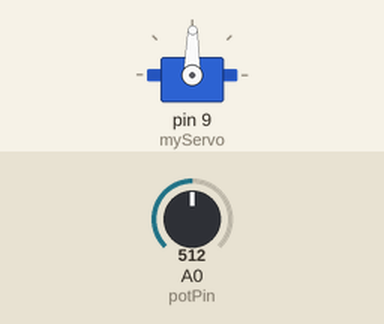
The sketch below on a simulated Arduino Uno, built with avr-gcc and run on an emulated ATmega328P. Shown: servo. The test bench sets the inputs (shaded band); at power-on: A0 (potPin) = 512. What the sketch prints to the serial monitor is not drawn.

Above: at 1.2 s.
1.3 s: A0 (potPin) set to 553
At 2.2 s:
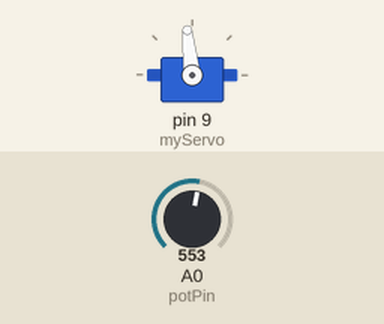
3.3 s: A0 (potPin) set to 585
At 4.5 s:
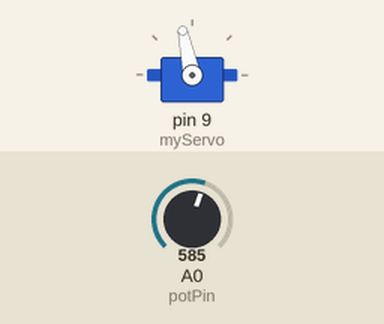
4.8 s: A0 (potPin) set to 306
At 5.5 s:
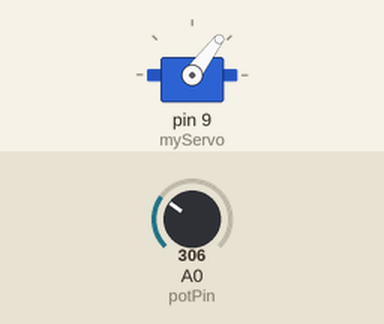
6.3 s: A0 (potPin) set to 107
At 6.7 s:
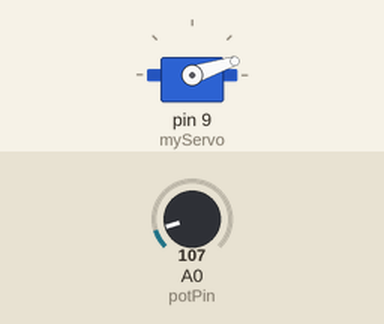
7.8 s: A0 (potPin) set to 91
At 9.0 s:
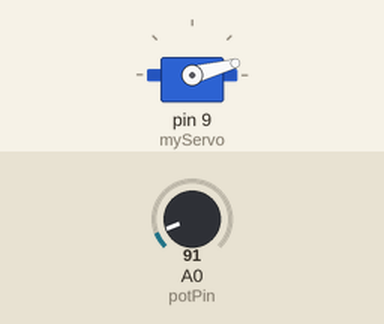
9.6 s: A0 (potPin) set to 122
At 11.1 s:
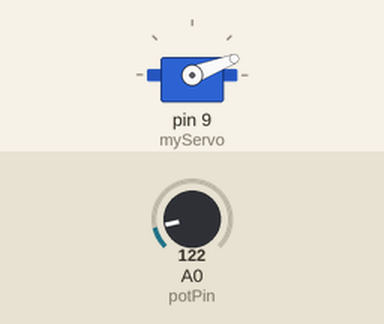
Timing chart, 0 to 12.1 s (numbered marks = the images above; inputs shaded):
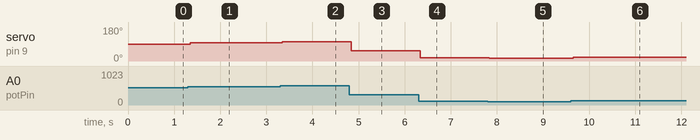

Measured:
- after the input at 1.3 s, servo on pin 9 (myServo): 89° → 96° after 0.05 s
- after the input at 3.3 s, servo on pin 9 (myServo): 96° → 102° at once
- after the input at 4.8 s, servo on pin 9 (myServo): 102° → 53° at once
- after the input at 6.3 s, servo on pin 9 (myServo): 53° → 18° at once
- after the input at 7.8 s, servo on pin 9 (myServo): 18° → 15° at once
- after the input at 9.6 s, servo on pin 9 (myServo): 15° → 21° after 0.06 s

The sketch:

Exercise4_1.ino
```cpp
#include <Servo.h>
//Above line includes a header file to use functions attributed to the servo motor

//this line initializes a Servo motor called "myServo"
Servo myServo;

//Declare variables for the pin of the potentiometer (the pot), the pot's voltage value,
//and the angle that the potentiometer has been turned. Also sets the pin of the pot to be A0
const int potPin = A0;
int potValue;
int angle;

void setup() {

  //Set the pin of the servo motor to be pin 9
  myServo.attach(9);

  //Set the serial port up for monitoring
  Serial.begin(9600);
}

void loop() {
  //Read the voltage value of the pot and store it in potValue. Then print the stored value
  potValue = analogRead(potPin);
  Serial.print("Potentiometer reading: \t");
  Serial.print(potValue);

  //Map the available values of the pot to angles that could be attributed to these values. Print the angle
  //that will be used for the servo motor
  angle = map(potValue, 0, 1023, 0, 179);
  Serial.print("\t Angle: \t");
  Serial.print(angle);

  //set the servo motor's pin to the above calculated angle
  myServo.write(angle);

  //wait 15ms and then repeat the loop
  delay(15);

}
```
